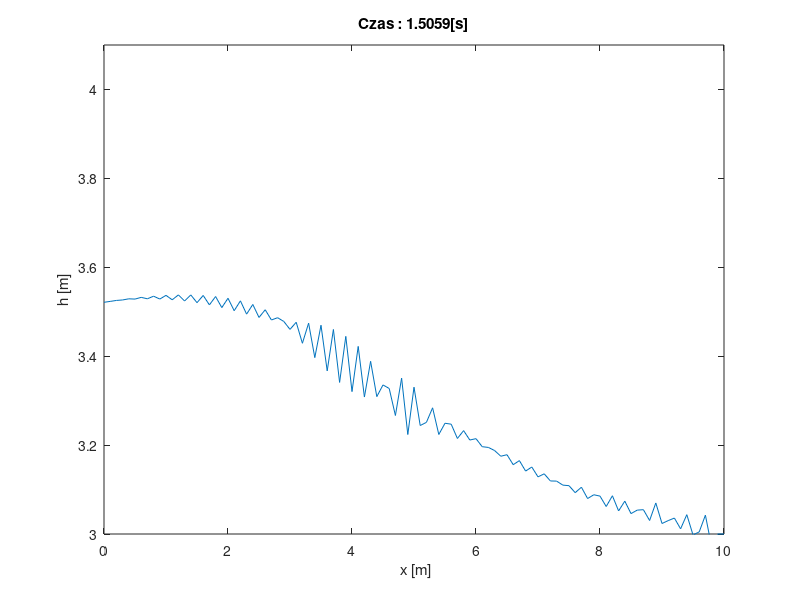

Source code (MATLAB):
clc
clear

L = 10 ; 
Width = 2 ; 
H_zero_przed = 4 ; 
H_zero_za = 3 ;  
x_t = 3 ;
f_dw = 80 ; % miedzy 10 a 100
g = 9.81 ; 
Tmax = 10000 ; % sekund
T_tics = 0 ; 
Time = 0 ;
dx = 0.1 ; % metra
x = 0:dx:10 ; % metry
N = length(x) ; 

S = -(0.1-0.6)/L ; % nachylenie koryta rzecznego
Q = zeros( 1 , N ) ; 
Q(1) = 1 ;
Q(N) = 0 ;
V = zeros( 1 , N ) ; 
h = zeros( 1 , N ) ; 
h(1: floor(x_t/dx) ) = H_zero_przed ; 
h(ceil(x_t/dx): N ) = H_zero_za ; 

A = h * Width ; 
R = A./ ( 2* h + Width ) ; 

%%%%%%%%%%%%% kryterium stabilnosci %%%%%%%%%
if abs( max(V)+sqrt( g*max( max(h) )) ) < abs( max(V)-sqrt( g*max( max(h) ) ) )
    dt = dx/100/abs( max(V)+sqrt( g*max( max(h) ) ) ) ; 
else
    dt = dx /100/abs( max(V)-sqrt( g*max( max(h) ) ) ) ;
end
%%%%%%%%%%%%%%%%%%%%%%%%%%%%%%%%%%%%%

%%%%%%%%%%%% obliczenia
for n=1:100000

%%%%%%%%%%%%% kryterium stabilnosci %%%%%%%%%
if abs( max(V)+sqrt( g*max( h ) ) ) < abs( max(V)-sqrt( g*max( h ) ) )
    dt = dx * 0.89/abs( max(V)+sqrt( g*max( h ) ) ) ; 
else
    dt = dx * 0.89 /abs( max(V)-sqrt( g*max( h ) ) ) ;
end
%%%%%%%%%%%%%%%%%%%%%%%%%%%%%%%%%%%%%


h_new =  zeros(1,N)  ; 
Q_new =  zeros(1,N)  ; 


for i=1:N-1
h_new( i ) = h(i) - dt/dx/Width * ( Q(i+1) - Q(i) ) ; 
end
h_new(N) =  H_zero_za ; 

A = h_new * Width ; 
V = Q./A ; 
%R = A./ ( 2* h_new + Width ) ; 



for i=2:N-1
Q_new(i) = -dt/2/dx*( Q(i+1)^2/A(i+1) - Q(i-1)^2/A(i-1) ) -dt*f_dw/8/R(i)*abs( V(i) )*Q(i) ...
   - dt*g*A(i) * ( h_new(i)/dx - h_new(i-1)/dx-S) + Q(i) ; 
end

 Q_new(1) = Q(1 ) ; 
Q_new(N) = Q_new(N-1) ;

Time = Time + dt ; 
T_tics = [ T_tics Time ] ; 

 plot( x , h_new ) 
pause( 0.001 ) 
if Time > 1.5
    
    plot( x , h_new )  % h_new
    title( [ 'Czas : ' num2str(Time) '[s]' ] ) ; 
    xlabel(' x [m]') ; 
    ylabel( ' h [m] ' ) ; 
    ylim( [3 4.1] ) ; 
    saveas( gcf , [num2str(Time) 'rozkladtst' '.jpg']  ) ;
    
    break 
  end


    if Time > Tmax 
    break 
    end
   
    h = h_new ;
    Q = Q_new ;
end
